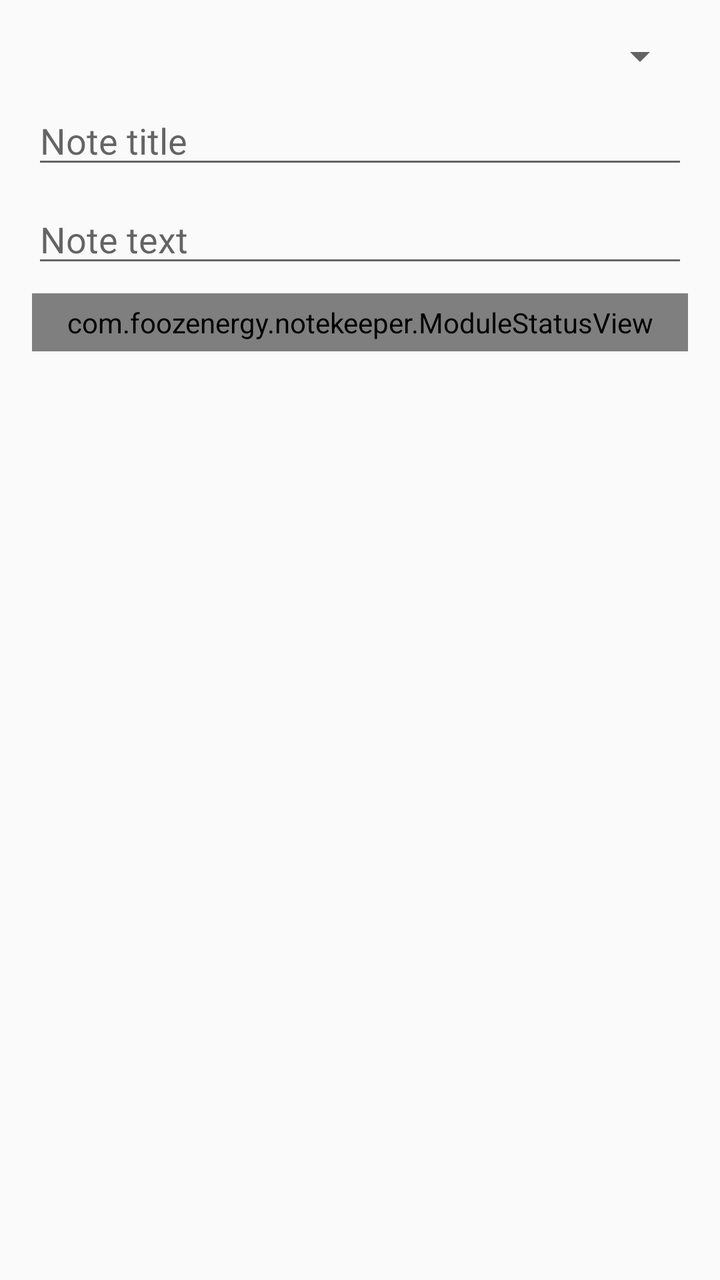
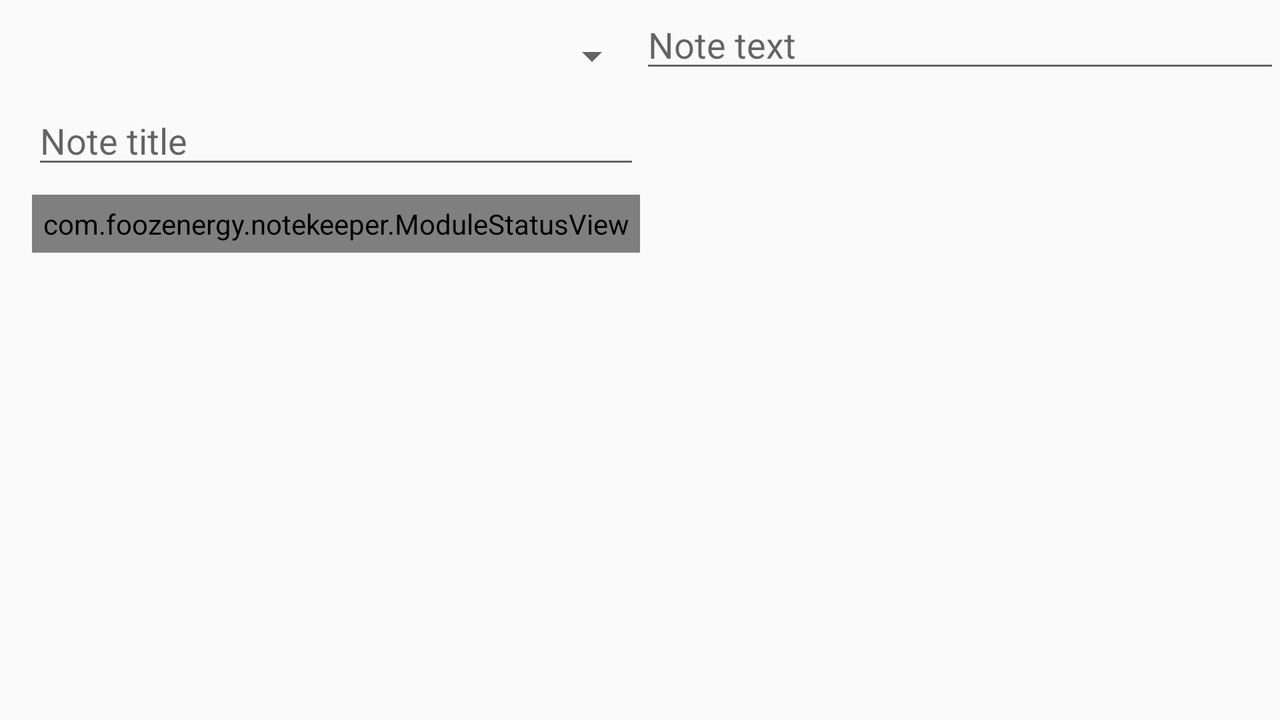

The same Android screen from two of the app's own layout files: first res/layout/ as a phone draws it, then the repository's variant for another configuration, drawn on a device whose configuration selects that folder. Both files follow.
<!-- AndroidManifest.xml: application theme AppTheme -->
<!-- res/layout/content_note.xml -->
<?xml version="1.0" encoding="utf-8"?>

<android.support.constraint.ConstraintLayout
    xmlns:android="http://schemas.android.com/apk/res/android"
    xmlns:app="http://schemas.android.com/apk/res-auto"
    xmlns:tools="http://schemas.android.com/tools"
    android:layout_width="match_parent"
    android:layout_height="match_parent"
    app:layout_behavior="@string/appbar_scrolling_view_behavior"
    tools:context=".NoteActivity"
    tools:showIn="@layout/activity_note">

    <Spinner
        android:id="@+id/spinner_course"
        android:layout_width="0dp"
        android:layout_height="wrap_content"
        android:layout_marginStart="16dp"
        android:layout_marginTop="16dp"
        android:layout_marginEnd="16dp"
        android:nextFocusRight="@+id/note_title"
        app:layout_constraintEnd_toEndOf="parent"
        app:layout_constraintStart_toStartOf="parent"
        app:layout_constraintTop_toTopOf="parent" />

    <EditText
        android:id="@+id/note_title"
        android:layout_width="0dp"
        android:layout_height="wrap_content"
        android:layout_marginTop="8dp"
        android:ems="10"
        android:hint="@string/note_title_hint"
        android:inputType="textMultiLine"
        android:nextFocusRight="@+id/note_text"
        app:layout_constraintEnd_toEndOf="@+id/spinner_course"
        app:layout_constraintStart_toStartOf="@+id/spinner_course"
        app:layout_constraintTop_toBottomOf="@+id/spinner_course" />

    <EditText
        android:id="@+id/note_text"
        android:layout_width="0dp"
        android:layout_height="wrap_content"
        android:layout_marginTop="8dp"
        android:ems="10"
        android:hint="@string/note_text_hint"
        android:inputType="textMultiLine"
        app:layout_constraintEnd_toEndOf="@+id/note_title"
        app:layout_constraintStart_toStartOf="@+id/note_title"
        app:layout_constraintTop_toBottomOf="@+id/note_title" />

    <ProgressBar
        android:id="@+id/progress_bar"
        style="?android:attr/progressBarStyleHorizontal"
        android:layout_width="0dp"
        android:layout_height="wrap_content"
        android:layout_marginStart="32dp"
        android:layout_marginLeft="32dp"
        android:layout_marginTop="8dp"
        android:layout_marginEnd="32dp"
        android:layout_marginRight="32dp"
        android:layout_marginBottom="8dp"
        android:max="3"
        android:visibility="gone"
        app:layout_constraintBottom_toBottomOf="parent"
        app:layout_constraintEnd_toEndOf="parent"
        app:layout_constraintStart_toStartOf="parent"
        app:layout_constraintTop_toTopOf="parent" />

    <com.foozenergy.notekeeper.ModuleStatusView
        android:id="@+id/moduleStatusView"
        android:layout_width="0dp"
        android:layout_height="wrap_content"
        android:layout_marginTop="8dp"
        android:padding="5dp"
        app:layout_constraintEnd_toEndOf="@+id/note_text"
        app:layout_constraintStart_toStartOf="@+id/note_text"
        app:layout_constraintTop_toBottomOf="@+id/note_text"
        app:outlineWidth="6dp" />
</android.support.constraint.ConstraintLayout>
<!-- resources referenced by this layout -->
<resources>
  <string name="note_text_hint">Note text</string>
  <string name="note_title_hint">Note title</string>
  <style name="AppTheme" parent="Theme.AppCompat.Light.DarkActionBar">
          
          <item name="colorPrimary">@color/colorPrimary</item>
          <item name="colorPrimaryDark">@color/colorPrimaryDark</item>
          <item name="colorAccent">@color/colorAccent</item>
      </style>
  <color name="colorPrimary">#333333</color>
  <color name="colorPrimaryDark">#222222</color>
  <color name="colorAccent">@color/pluralsight_orange</color>
  <color name="pluralsight_orange">#F05A28</color>
</resources>
<!-- res/layout-land/content_note.xml (the repository's variant of the layout above) -->
<!-- drawn on the phone turned sideways -->
<?xml version="1.0" encoding="utf-8"?>
<android.support.constraint.ConstraintLayout xmlns:android="http://schemas.android.com/apk/res/android"
    xmlns:app="http://schemas.android.com/apk/res-auto"
    xmlns:tools="http://schemas.android.com/tools"
    android:layout_width="match_parent"
    android:layout_height="match_parent"
    app:layout_behavior="@string/appbar_scrolling_view_behavior"
    tools:context=".NoteActivity"
    tools:showIn="@layout/activity_note">

    <Spinner
        android:id="@+id/spinner_course"
        android:layout_width="0dp"
        android:layout_height="wrap_content"
        android:layout_marginStart="16dp"
        android:layout_marginTop="16dp"
        app:layout_constraintEnd_toStartOf="@+id/guideline"
        app:layout_constraintStart_toStartOf="parent"
        app:layout_constraintTop_toTopOf="parent" />

    <EditText
        android:id="@+id/note_title"
        android:layout_width="0dp"
        android:layout_height="wrap_content"
        android:layout_marginTop="8dp"
        android:ems="10"
        android:hint="@string/note_title_hint"
        android:inputType="textMultiLine"
        app:layout_constraintEnd_toEndOf="@+id/spinner_course"
        app:layout_constraintStart_toStartOf="@+id/spinner_course"
        app:layout_constraintTop_toBottomOf="@+id/spinner_course" />

    <EditText
        android:id="@+id/note_text"
        android:layout_width="0dp"
        android:layout_height="wrap_content"
        android:ems="10"
        android:hint="@string/note_text_hint"
        android:inputType="textMultiLine"
        app:layout_constraintEnd_toEndOf="parent"
        app:layout_constraintStart_toStartOf="@+id/guideline"
        app:layout_constraintTop_toTopOf="parent" />

    <ProgressBar
        android:id="@+id/progress_bar"
        style="?android:attr/progressBarStyleHorizontal"
        android:layout_width="0dp"
        android:layout_height="wrap_content"
        android:layout_marginStart="32dp"
        android:layout_marginLeft="32dp"
        android:layout_marginTop="8dp"
        android:layout_marginEnd="32dp"
        android:layout_marginRight="32dp"
        android:layout_marginBottom="8dp"
        android:max="3"
        android:visibility="gone"
        app:layout_constraintBottom_toBottomOf="parent"
        app:layout_constraintEnd_toEndOf="parent"
        app:layout_constraintStart_toStartOf="parent"
        app:layout_constraintTop_toTopOf="parent" />

    <android.support.constraint.Guideline
        android:id="@+id/guideline"
        android:layout_width="wrap_content"
        android:layout_height="wrap_content"
        android:orientation="vertical"
        app:layout_constraintGuide_percent="0.5" />

    <com.foozenergy.notekeeper.ModuleStatusView
        android:id="@+id/moduleStatusView2"
        android:layout_width="0dp"
        android:layout_height="wrap_content"
        android:layout_marginTop="8dp"
        android:padding="5dp"
        app:layout_constraintEnd_toEndOf="@+id/note_title"
        app:layout_constraintStart_toStartOf="@+id/note_title"
        app:layout_constraintTop_toBottomOf="@+id/note_title" />
</android.support.constraint.ConstraintLayout>
